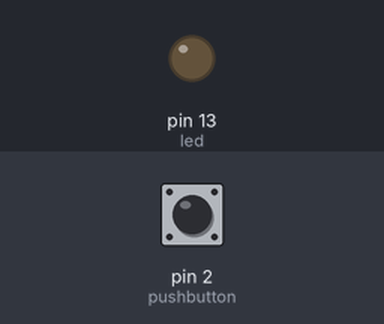
Recording of a sketch running on a simulated Arduino Uno, built with avr-gcc and run on an emulated ATmega328P. Parts: output pins drawn as LEDs (lit = HIGH). Inputs (shaded band) come from the test bench; at power-on: pin 2 (pushbutton) LOW.

Above: at 1.2 s.
1.3 s: pin 2 (pushbutton) pulled HIGH for 0.15 s
At 1.37 s:
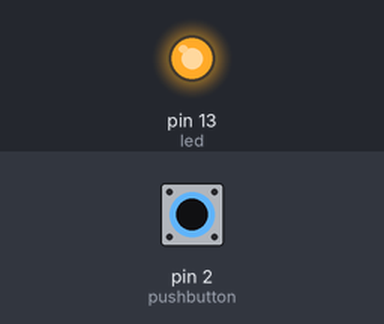
2.9 s: pin 2 (pushbutton) pulled HIGH for 3.2 s
At 7.2 s:
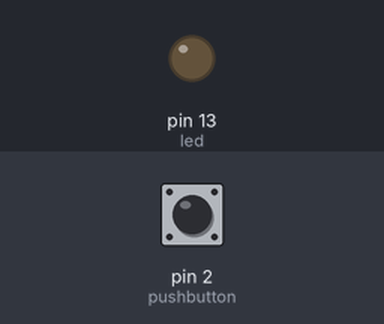
Timing chart, 0 to 8.7 s (numbered marks = the images above; inputs shaded):
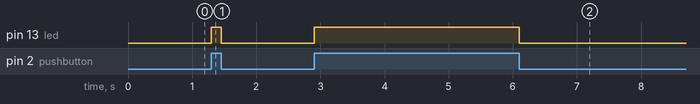

Measured:
- after the input at 1.3 s, pin 13 (led): LOW → HIGH at once, → LOW 0.15 s later
- after the input at 2.9 s, pin 13 (led): LOW → HIGH at once, → LOW 3.2 s later

The sketch:

push_button.ino
```cpp
/*	This is a default program--
	Use File->Load Prog to load a different program
*/
int led=13;
int pushbutton=2;
int inputval=0;

void setup()
{
	pinMode(led,OUTPUT);
	pinMode(pushbutton,INPUT);
}

void loop()
{
	inputval=digitalRead(pushbutton);
	if(inputval==1)
	{
	digitalWrite(led,HIGH);
	}
	if(inputval==0)
	{
	digitalWrite(led,LOW);
	}
}
```
